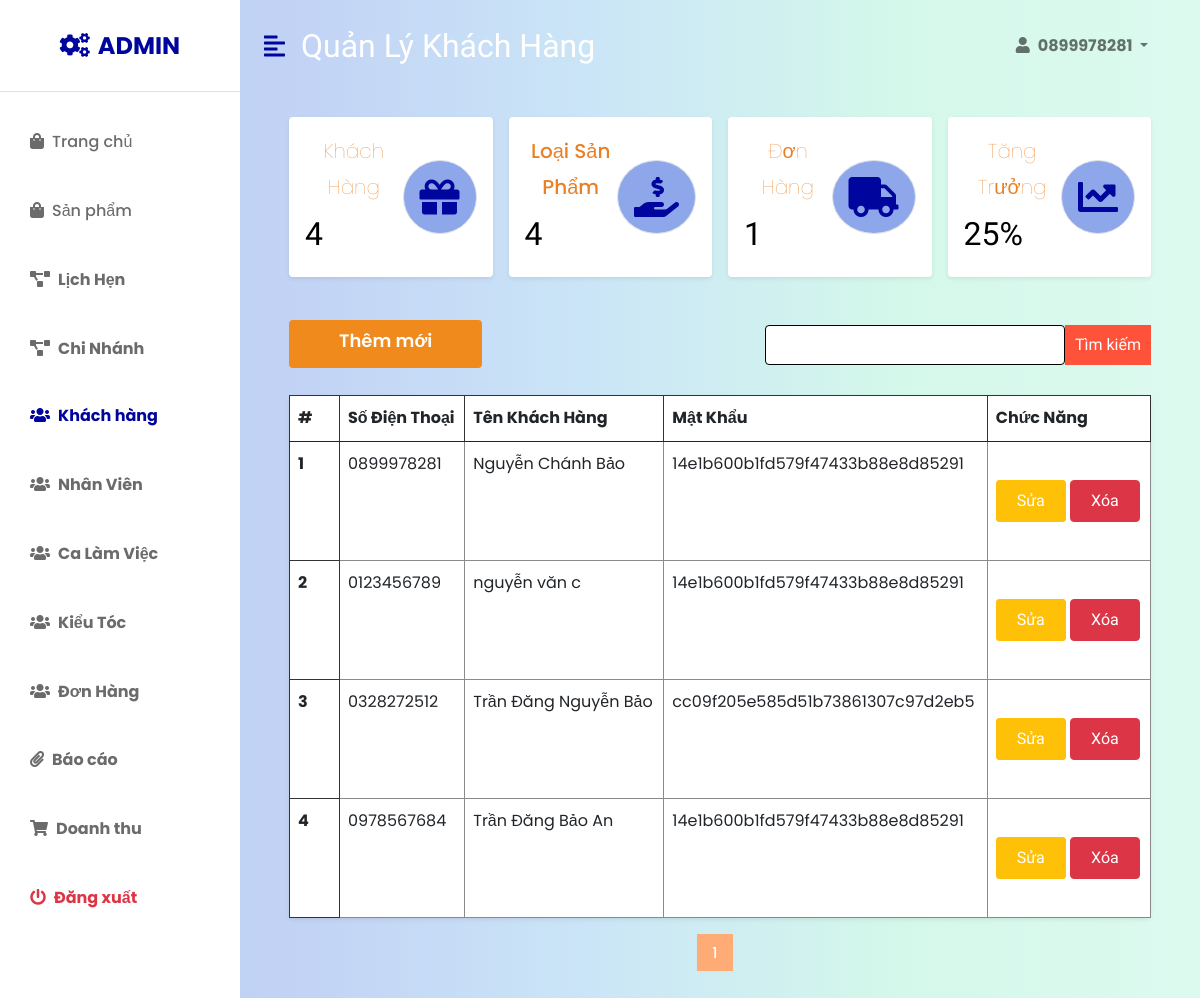
The page /admin/quanlyuser.php (signed in) on the database its author committed.
### tables this page shows
CREATE TABLE `khachhang` (
  `id` int(11) NOT NULL,
  `username` varchar(255) DEFAULT NULL,
  `hoten` varchar(255) DEFAULT NULL,
  `password` varchar(255) DEFAULT NULL,
  `type` varchar(255) NOT NULL,
  `chinhanh` varchar(255) NOT NULL,
  `chucvu` varchar(255) NOT NULL,
  `gioitinh` varchar(255) NOT NULL,
  `ngaysinh` varchar(255) NOT NULL,
  `noisinh` varchar(255) NOT NULL,
  `background` varchar(255) NOT NULL
);

### admin/quanlyuser.php (the view, shortened to what this page needs)
<!DOCTYPE html>
<html lang="en">
<head>
    <link href="https://cdn.jsdelivr.net/npm/bootstrap@5.0.0-beta3/dist/css/bootstrap.min.css" rel="stylesheet" />
    <link rel="stylesheet" href="https://cdnjs.cloudflare.com/ajax/libs/font-awesome/5.15.3/css/all.min.css" />
    <link rel="stylesheet" href="admin.css" />
    <link rel="stylesheet" href="../css/style.css" />
</head>
<body>
    <div class="d-flex" id="wrapper">
        <div class="bg-white" id="sidebar-wrapper">
            <div class="sidebar-heading text-center py-4 primary-text fs-4 fw-bold text-uppercase border-bottom"><i
                    class="fa fa-cogs me-2"></i>admin</div>
            <div class="list-group list-group-flush my-3">
            <a href="index.php" class="list-group-item list-group-item-action bg-transparent second-text "><i
                        class="fas fa-shopping-bag me-2"></i>Trang chủ</a>
                <a href="quanlysanpham.php" class="list-group-item list-group-item-action bg-transparent second-text"><i
                        class="fas fa-shopping-bag me-2"></i>Sản phẩm</a>
                <a href="quanlylichhen.php" class="list-group-item list-group-item-action bg-transparent second-text fw-bold"><i
                        class="fas fa-project-diagram me-2"></i>Lịch Hẹn</a>
                <a href="quanlychinhanh.php" class="list-group-item list-group-item-action bg-transparent second-text fw-bold "><i
                        class="fas fa-project-diagram me-2"></i>Chi Nhánh</a>
                <a href="quanlyuser.php" class="list-group-item list-group-item-action bg-transparent second-text fw-bold active"><i
                        class="fas fa-users me-2"></i>Khách hàng</a>
                <a href="quanlynhanvien.php" class="list-group-item list-group-item-action bg-transparent second-text fw-bold"><i
                        class="fas fa-users me-2"></i>Nhân Viên</a>
                <a href="quanlycalam.php" class="list-group-item list-group-item-action bg-transparent second-text fw-bold"><i
                        class="fas fa-users me-2"></i>Ca Làm Việc</a>
                <a href="quanlymautoc.php" class="list-group-item list-group-item-action bg-transparent second-text fw-bold"><i
                        class="fas fa-users me-2"></i>Kiểu Tóc</a>
                <a href="quanlydonhang.php" class="list-group-item list-group-item-action bg-transparent second-text fw-bold"><i
                        class="fas fa-users me-2"></i>Đơn Hàng</a>
                <a href="quanlybaocao.php" class="list-group-item list-group-item-action bg-transparent second-text fw-bold"><i
                        class="fas fa-paperclip me-2"></i>Báo cáo</a>
                <a href="quanlydoanhthu.php" class="list-group-item list-group-item-action bg-transparent second-text fw-bold"><i
                        class="fas fa-shopping-cart me-2"></i>Doanh thu</a>
                <a href="../logout.php" class="list-group-item list-group-item-action bg-transparent text-danger fw-bold"><i
                        class="fas fa-power-off me-2"></i>Đăng xuất</a>
            </div>
        </div>
        <div id="page-content-wrapper">
            <nav class="navbar navbar-expand-lg navbar-light bg-transparent py-4 px-4">
                <div class="d-flex align-items-center">
                    <i class="fas fa-align-left primary-text fs-4 me-3" id="menu-toggle"></i>
                    <h2 class="fs-2 m-0">Quản Lý Khách Hàng</h2>
                </div>
                <div class="collapse navbar-collapse" id="navbarSupportedContent">
                    <ul class="navbar-nav ms-auto mb-2 mb-lg-0">
                        <li class="nav-item dropdown">
                            <a class="nav-link dropdown-toggle second-text fw-bold" href="#" id="navbarDropdown"
                                role="button" data-bs-toggle="dropdown" aria-expanded="false">
                                <i class="fas fa-user me-2"></i><?php if (isset($_SESSION['user']) && $_SESSION['user']){
                        echo $_SESSION['user'];
                    }
                    else{
                        echo 'Bạn chưa đăng nhập';
                    }?>
                            </a>
                        </li>
                    </ul>
                </div>
            </nav>
            <div class="container-fluid px-4">
                <div class="row g-3 my-2">
                <div class="col-md-3">
                        <div class="p-3 bg-white shadow-sm d-flex justify-content-around align-items-center rounded">
                            <div>
                                <?php
                                    include "../config.php";
                                    $sql = "SELECT * FROM khachhang where type = 'user'";
                                    $res = mysqli_query($conn, $sql);
                                    $count = mysqli_num_rows($res);
                                ?>
                                <p class="fs-5">Khách Hàng</p>
                                <h3 class="fs-2" style="color: #000;"><?php echo $count?></h3>
                            </div>
                            <i class="fas fa-gift fs-1 primary-text border rounded-full secondary-bg p-3"></i>
                        </div>
                    </div>
                    <div class="col-md-3">
                        <div class="p-3 bg-white shadow-sm d-flex justify-content-around align-items-center rounded">
                            <div>
                            <?php
                                    include "../config.php";
                                    $sql = "SELECT * FROM product_type";
                                    $res = mysqli_query($conn, $sql);
                                    $count = mysqli_num_rows($res);
                                ?>
                                <p class="fs-5"><a href="quanlyloaisanpham.php" style="color: #EA8025;">Loại Sản Phẩm</a></p>
                                <h3 class="fs-2" style="color: #000;"><?php echo $count?></h3>
                            </div>
                            <i
                                class="fas fa-hand-holding-usd fs-1 primary-text border rounded-full secondary-bg p-3"></i>
                        </div>
                    </div>
                    <div class="col-md-3">
                        <div class="p-3 bg-white shadow-sm d-flex justify-content-around align-items-center rounded">
                            <div>
                            <?php
                                    include "../config.php";
                                    $sql = "SELECT * FROM donhang";
                                    $res = mysqli_query($conn, $sql);
                                    $count = mysqli_num_rows($res);
                                ?>
                                <p class="fs-5">Đơn Hàng</p>
                                <h3 class="fs-2" style="color: #000;"><?php echo $count?></h3>
                            </div>
                            <i class="fas fa-truck fs-1 primary-text border rounded-full secondary-bg p-3"></i>
                        </div>
                    </div>
                    <div class="col-md-3">
                        <div class="p-3 bg-white shadow-sm d-flex justify-content-around align-items-center rounded">
                            <div>
                            <div>
                                <p class="fs-5">Tăng Trưởng</p>
                                <h3 class="fs-2" style="color: #000;">25%</h3>
                            </div>
                            </div>
                            <i class="fas fa-chart-line fs-1 primary-text border rounded-full secondary-bg p-3"></i>
                        </div>
                    </div>
                </div>
                <div    class="row my-5">
                    <ul class="quanly">
                    <li><a href="themkhachhang.php" class="btn__add" style="padding: 15px 50px; background-color: #f18a1c; border-radius: 4px; text-align: center;padding-top: 8px; color: #fff; font-size: 18px; font-weight: 600;">
                            Thêm mới
                        </a></li>
                        <li><form method="POST" class="d-flex" action="">
                            <input name="search" type="search" class="form-control" style="border-color: #000;height: 40px; width: 300px; position: relative;">
                            <button name="sbm" class="btn btn-success" style=" border-color: #f18a1c; border: unset; margin-top: 0px; padding: 8px 10px;">Tìm kiếm</button>
                        </form>
                    </li>
                    </ul>
                    <div class="col">
                        <table class="table bg-white rounded shadow-sm  table-hover">
                            <thead>
                                <tr>
                                    <th scope="col" width="50">#</th>
                                    <th scope="col">Số Điện Thoại</th>
                                    <th scope="col">Tên Khách Hàng</th>
                                    <th scope="col">Mật Khẩu</th>
                                    <th scope="col">Chức Năng</th>
                                </tr>
                            </thead>
                            <tbody>
                            <?php
                                include '../config.php';
                                $totalRecords = mysqli_query($conn, "SELECT * FROM `khachhang` where type = 'user'");
                                $totalRecords = $totalRecords->num_rows;
                                $current_page = isset($_GET['page']) ? $_GET['page'] : 1;
                                $limit = 6;
                                $total_page = ceil($totalRecords / $limit);
                                $i = 1;
                                $start = ($current_page - 1) * $limit;
                                $result = mysqli_query($conn, "SELECT * FROM `khachhang` where type = 'user' LIMIT $start, $limit");
                                while ($row = mysqli_fetch_array($result)){
                            ?>
                                <tr>
                                    <th scope="row"><?php echo $i++ ?></th>
                                    <td><?php echo $row['username']?></td>
                                    <td><?php echo $row['hoten']?></td>
                                    <td><?php echo md5($row['password'])?></td>
                                    <td>
                                        <a class="btn btn-warning" style=" line-height: 40px; padding: 0px 20px; background-color:#ffc107; border-radius: 3px" href="suakhachhang.php?id=<?php echo $row['id']?>">Sửa</a>
                                        <a class="btn btn-danger" style="line-height: 40px; padding: 0px 20px; background-color:#dc3545; border-radius: 0.25rem;" href="xoakhachhang.php?id=<?php echo $row['id']?>">Xóa</a>
                                    </td>
                                </tr>
                            <?php }?>
                            </tbody>
                                </table>
                <ul class="pagination">
                <?php for ($i = 1; $i <= $total_page; $i++){
                    if ($i == $current_page){
                        echo '<li class="pag-item"><span >'.$i.'</span></li>';
                    }
                    else{
                        echo '<li class="pag-item"><a href = "quanlyuser.php?page='.$i.'">'.$i.'</a></li>';
                    }
                    }?>
                    </ul>
                    </div>
                </div>
            </div>
        </div>
    </div>
</body>
</html>

### admin/admin.css (style rules this page uses)
:root { --main-bg-color: #001f99; --main-text-color: #00059d; --second-text-color: #6c6b6b; --second-bg-color: #8da7ea; }
.primary-text { color: var(--main-text-color); }
.second-text { color: var(--second-text-color); }
.secondary-bg { background-color: var(--second-bg-color); }
.rounded-full { border-radius: 100%; }
#wrapper { overflow-x: hidden; background-image: linear-gradient( to right, #bad1f3, #c2d3f5, #cbe6f7, #d4f8ea, #ddfaef ); }
#sidebar-wrapper { min-height: 100vh; margin-left: -15rem; -webkit-transition: margin 0.25s ease-out; -moz-transition: margin 0.25s ease-out; -o-transition: margin 0.25s ease-out; transition: margin 0.25s ease-out; }
#sidebar-wrapper .sidebar-heading { padding: 0.875rem 1.25rem; font-size: 1.2rem; }
#sidebar-wrapper .list-group { width: 15rem; }
#page-content-wrapper { min-width: 100vw; }
#menu-toggle { cursor: pointer; }
.list-group-item { border: none; padding: 20px 30px; }
.list-group-item.active { background-color: transparent; color: var(--main-text-color); font-weight: bold; border: none; }
@media (min-width: 768px) { #sidebar-wrapper { margin-left: 0; } }
@media (min-width: 768px) { #page-content-wrapper { min-width: 0; width: 100%; } }
* { margin: 0; padding:0; box-sizing: border-box; }
body { font-family: 'Poppins', sans-serif; }
.navbar { display: flex; align-items: center; padding: 20px; }
nav { flex: 1; text-align: right; }
nav ul { display: inline-block; list-style-type: none; }
nav ul li { display: inline-block; margin-right: 20px; }
a { text-decoration: none; color: #555; }
p { text-align: center; color: #555; font-size: medium; }
.row { display: flex; align-items: center; flex-wrap: wrap; justify-content: space-around; padding-left: 25px; padding-right: 25px; }
.row p { color: #EA8025; font-size: 20px; margin-bottom: 10px; }
.btn { display: inline-block; background: #ff523b; color: #fff; padding: 10px 35px; margin: 30px 0; border-radius: 30px; transition: background 0.5s; }
h2 { text-align: center; }
ul { list-style-type: none; }
ul.quanly { display: flex; justify-content: space-between; }
table tr th { border: 1px solid #333; }
table tr td { border: 1px solid #8a8a8a; }

### css/style.css (style rules this page uses)
* { padding: 0; margin: 0; box-sizing: border-box; }
:root { --bg1: #151828; --bg2: #1b1f34; --body:#959DCC; --brand:#FFAB76; --white:#fff; }
body { color: var(--body); line-height: 1.8; background-color: var(--bg1); }
.active { background-color: #f68037; }
ul { list-style: none; margin: 0; padding: 0; }
a { text-decoration: none; }
h1,h2,h3,h4,h5,h6 { font-family: "Dela Gothic One", 'Segoe UI', Tahoma, Geneva, Verdana, sans-serif; color: #fff; }
a { color: var(--body); text-decoration: none; font-weight: 500; transition: all 0.4s ease; }
p { color: #fff; font-weight: 100; }
.navbar { background-color: rgb(24, 22, 22) ; }
.nav-link { text-transform: uppercase; color: var(--white); }
.btn { padding: 16px 36px; font-family: "Dela Gothic One", 'Segoe UI', Tahoma, Geneva, Verdana, sans-serif; transition: all 0.4s ease; border-radius: 0; }
ul.pagination { text-align: center; display: flex; justify-content: center; align-items: center; }
li.pag-item { padding: 5px 15px; background-color: #FFAB76; margin-right: 10px; color: var(--white); font-size: 15px; font-weight: 500; }

### rows shown on the page
khachhang: username "0899978281", hoten "Nguyễn Chánh Bảo", password "14e1b600b1fd579f47433b88e8d85291"
khachhang: username "0123456789", hoten "nguyễn văn c", password "14e1b600b1fd579f47433b88e8d85291"
khachhang: username "0328272512", hoten "Trần Đăng Nguyễn Bảo", password "cc09f205e585d51b73861307c97d2eb5"
khachhang: username "0978567684", hoten "Trần Đăng Bảo An", password "14e1b600b1fd579f47433b88e8d85291"

### other values the page prints
$_SESSION['user'] "0899978281"
$count "4"
$count "1"
